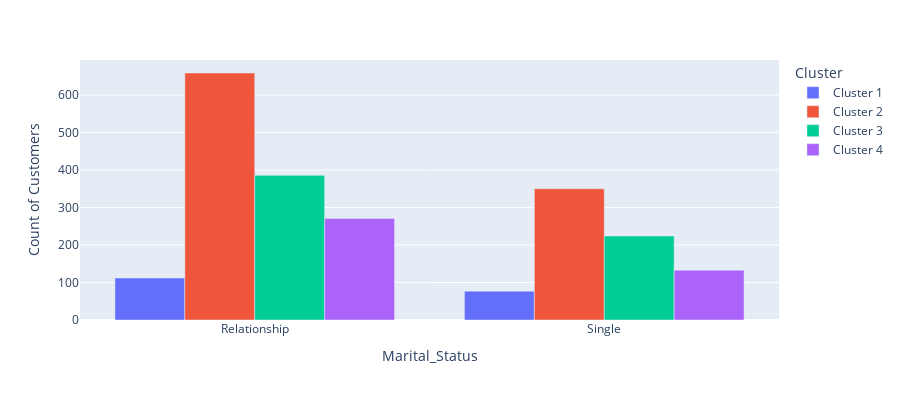

This figure's notebook cell:
### Code cell
df_plot = df_[['Marital_Status', 'Cluster', 'ID']].groupby(['Marital_Status', 'Cluster']).count()
df_plot.reset_index(inplace=True)
df_plot.rename(columns={"ID":"Count of Customers"}, inplace=True)


fig = px.bar(df_plot, x="Marital_Status", y="Count of Customers",
             color='Cluster', barmode='group',
             height=400)
fig.show()

### Figure 1 — Plotly figure (JSON) as saved in the notebook; plotly's stock layout.template omitted (floating-point values rounded to 4 significant figures)
{"data": [{"alignmentgroup": "True", "hovertemplate": "Cluster=Cluster 1<br>Marital_Status=%{x}<br>Count of Customers=%{y}<extra></extra>", "legendgroup": "Cluster 1", "marker": {"color": "#636efa", "pattern": {"shape": ""}}, "name": "Cluster 1", "offsetgroup": "Cluster 1", "orientation": "v", "showlegend": true, "textposition": "auto", "type": "bar", "x": ["Relationship", "Single"], "xaxis": "x", "y": [112, 77], "yaxis": "y"}, {"alignmentgroup": "True", "hovertemplate": "Cluster=Cluster 2<br>Marital_Status=%{x}<br>Count of Customers=%{y}<extra></extra>", "legendgroup": "Cluster 2", "marker": {"color": "#EF553B", "pattern": {"shape": ""}}, "name": "Cluster 2", "offsetgroup": "Cluster 2", "orientation": "v", "showlegend": true, "textposition": "auto", "type": "bar", "x": ["Relationship", "Single"], "xaxis": "x", "y": [659, 350], "yaxis": "y"}, {"alignmentgroup": "True", "hovertemplate": "Cluster=Cluster 3<br>Marital_Status=%{x}<br>Count of Customers=%{y}<extra></extra>", "legendgroup": "Cluster 3", "marker": {"color": "#00cc96", "pattern": {"shape": ""}}, "name": "Cluster 3", "offsetgroup": "Cluster 3", "orientation": "v", "showlegend": true, "textposition": "auto", "type": "bar", "x": ["Relationship", "Single"], "xaxis": "x", "y": [386, 224], "yaxis": "y"}, {"alignmentgroup": "True", "hovertemplate": "Cluster=Cluster 4<br>Marital_Status=%{x}<br>Count of Customers=%{y}<extra></extra>", "legendgroup": "Cluster 4", "marker": {"color": "#ab63fa", "pattern": {"shape": ""}}, "name": "Cluster 4", "offsetgroup": "Cluster 4", "orientation": "v", "showlegend": true, "textposition": "auto", "type": "bar", "x": ["Relationship", "Single"], "xaxis": "x", "y": [271, 133], "yaxis": "y"}], "layout": {"barmode": "group", "height": 400, "legend": {"title": {"text": "Cluster"}, "tracegroupgap": 0}, "margin": {"t": 60}, "xaxis": {"anchor": "y", "domain": [0, 1], "title": {"text": "Marital_Status"}}, "yaxis": {"anchor": "x", "domain": [0, 1], "title": {"text": "Count of Customers"}}}}
